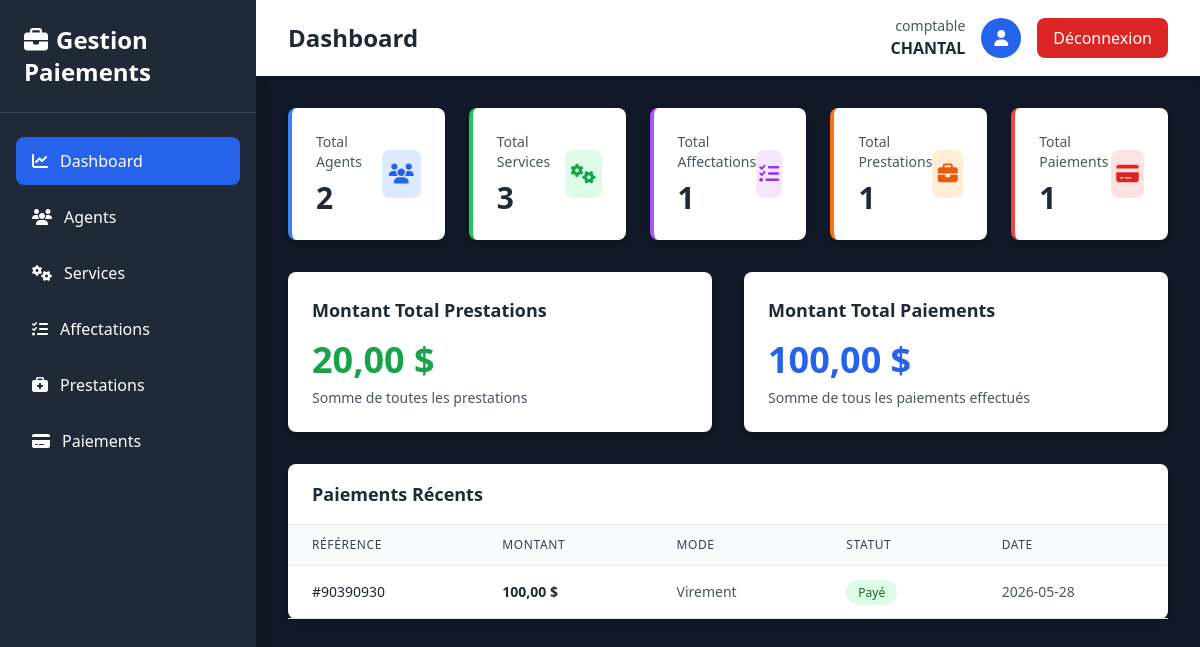
/Dashboard.php (signed in), run on the app's committed database.
### tables this page shows
CREATE TABLE `paiement` (
  `id` int(11) NOT NULL,
  `reference` int(11) DEFAULT NULL,
  `montant` float DEFAULT NULL,
  `date_paiement` date DEFAULT NULL,
  `mode_paiement` varchar(50) DEFAULT NULL,
  `statut` varchar(50) DEFAULT NULL,
  `numeroPrest` int(11) NOT NULL,
  `id_agent` int(11) DEFAULT NULL
);

### Dashboard.php (the view, shortened to what the rows shown need)
<?php
require_once __DIR__ . '/Config/Database.php';
require_once __DIR__ . '/Classes/Paiement.php';
$paiements = Paiement::getAll();
?>
<!DOCTYPE html>
<html lang="fr">
<head>
    <script src="https://cdn.tailwindcss.com"></script>
    <link rel="stylesheet" href="https://cdnjs.cloudflare.com/ajax/libs/font-awesome/6.4.0/css/all.min.css">
</head>
<body class="bg-gray-50">
    <div class="flex h-screen bg-gray-900">
        <div class="w-64 bg-gray-800 text-white shadow-lg">
            <div class="p-6 border-b border-gray-700">
                <h1 class="text-2xl font-bold">
                    <i class="fas fa-briefcase mr-2"></i>Gestion Paiements
                </h1>
            </div>
        </div>
        <div class="flex-1 flex flex-col overflow-hidden">
            <div class="bg-white shadow-md">
                <div class="max-w-7xl mx-auto px-4 sm:px-6 lg:px-8 py-4 flex justify-between items-center">
                    <h2 class="text-2xl font-bold text-gray-800">Dashboard</h2>
                </div>
            </div>
            <div class="flex-1 overflow-auto p-8">
                <div class="bg-white rounded-lg shadow-md">
                    <div class="overflow-x-auto">
                        <table class="w-full">
                            <thead class="bg-gray-50 border-b border-gray-200">
                                <tr>
                                    <th class="px-6 py-3 text-left text-xs font-medium text-gray-700 uppercase tracking-wider">Référence</th>
                                    <th class="px-6 py-3 text-left text-xs font-medium text-gray-700 uppercase tracking-wider">Montant</th>
                                    <th class="px-6 py-3 text-left text-xs font-medium text-gray-700 uppercase tracking-wider">Mode</th>
                                    <th class="px-6 py-3 text-left text-xs font-medium text-gray-700 uppercase tracking-wider">Statut</th>
                                    <th class="px-6 py-3 text-left text-xs font-medium text-gray-700 uppercase tracking-wider">Date</th>
                                </tr>
                            </thead>
                            <tbody>
                                <?php
                                $recent_paiements = array_slice($paiements, -5);
                                foreach ($recent_paiements as $paiement) {
                                    $statut_class = $paiement->getStatut() === 'Payé' ? 'bg-green-100 text-green-800' : 'bg-yellow-100 text-yellow-800';
                                ?>
                                <tr class="border-b border-gray-200 hover:bg-gray-50">
                                    <td class="px-6 py-4 whitespace-nowrap text-sm font-medium text-gray-800">#<?php echo $paiement->getReference(); ?></td>
                                    <td class="px-6 py-4 whitespace-nowrap text-sm font-semibold text-gray-800"><?php echo number_format($paiement->getMontant(), 2, ',', ' '); ?> $</td>
                                    <td class="px-6 py-4 whitespace-nowrap text-sm text-gray-600"><?php echo $paiement->getModePaiement(); ?></td>
                                    <td class="px-6 py-4 whitespace-nowrap text-sm">
                                        <span class="px-3 py-1 rounded-full text-xs font-medium <?php echo $statut_class; ?>">
                                            <?php echo $paiement->getStatut(); ?>
                                        </span>
                                    </td>
                                    <td class="px-6 py-4 whitespace-nowrap text-sm text-gray-600"><?php echo $paiement->getDatePaiement(); ?></td>
                                </tr>
                                <?php } ?>
                            </tbody>
                        </table>
                    </div>
                </div>
            </div>
        </div>
    </div>
</body>
</html>

### data on the page
paiement: reference "90390930", montant "100,00", mode_paiement "Virement", statut "Payé", date_paiement "2026-05-28"

### other printed values
$role "comptable"
$username "CHANTAL"
$totalAgents "2"
$totalServices "3"
$totalAffectations "1"
$totalPrestations "1"
$totalPaiements "1"
$totalMontantPrestations "20,00"
$totalMontantPaiements "100,00"
